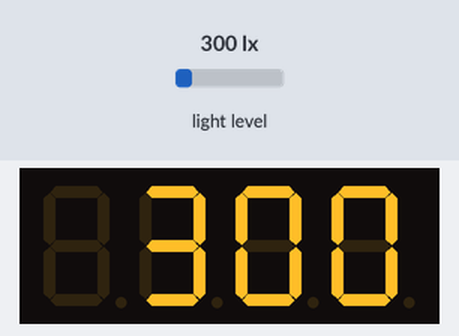
Simulated run of this sketch. Board: Arduino Uno, built with avr-gcc and run on an emulated ATmega328P. Shown: 4-digit seven-segment display. The test bench sets the inputs (shaded band); at power-on: light level 300 lx.

Above: at 1.8 s.
1.9 s: light level set to 40 lx
At 2.4 s:
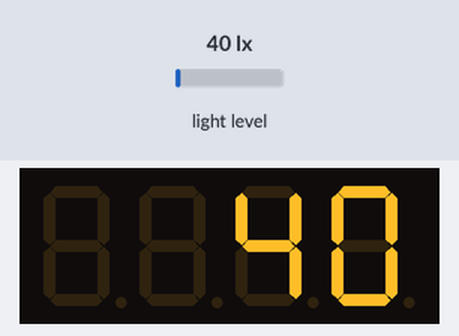
3.5 s: light level set to 500 lx
At 5.3 s:
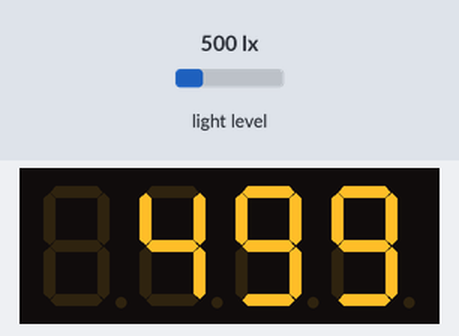
5.6 s: light level set to 1000 lx
At 7.4 s:
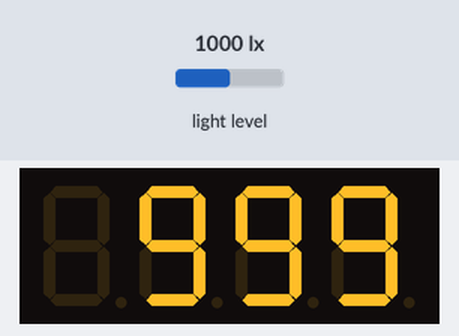
Timing chart, 0 to 8.9 s (numbered marks = the images above; inputs shaded):
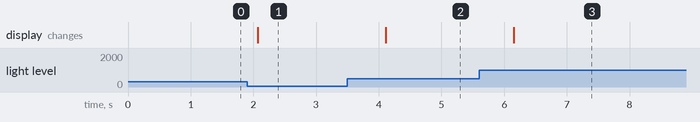

Measured:
- after the input at 1.9 s, the display: changes after 0.17 s (image 1)
- after the input at 3.5 s, the display: changes after 0.61 s (image 2)
- after the input at 5.6 s, the display: changes after 0.55 s (image 3)

The sketch:

018_bh1750_fnd.ino
```cpp
#include <TM1637Display.h> //TM1637
#include <BH1750.h> //BH1750
#include <Wire.h> //BH1750

//BH1750
BH1750 lightMeter;

//TM1637
#define CLK 6
#define DIO 7
TM1637Display display(CLK, DIO);


void setup() {
  Serial.begin(9600);
  Wire.begin();
  lightMeter.begin();
  display.setBrightness(0x0f); //밝기를 최대로 해라
}

void loop() {
  float lux = lightMeter.readLightLevel(); //조도센서의 값을 읽는다!
  display.showNumberDec(lux, false); //FND화면에 출력한다!
  delay(1000); //1초간격으로 한다!
}
```
